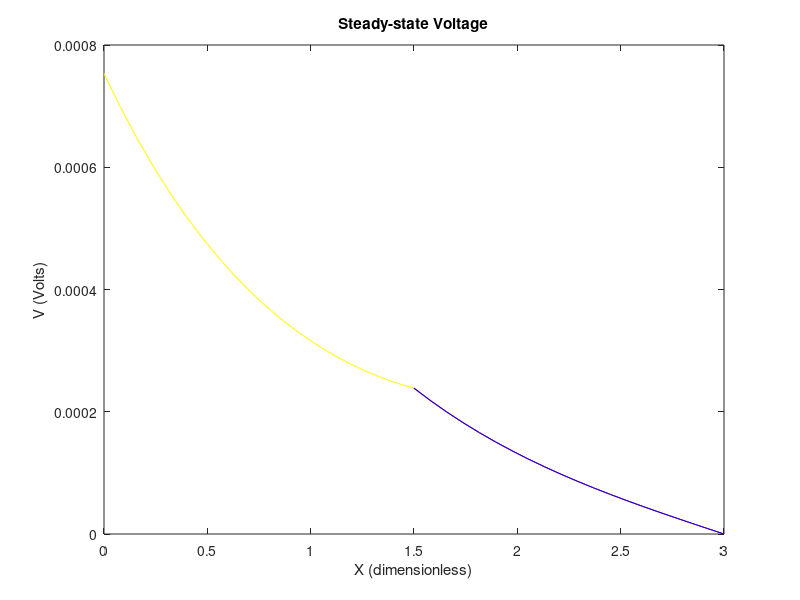

Source code (MATLAB):
clc;
close all;
% mammalian dendrite

% Dimensions of compartments

d1 = 75e-4; 			% cm
d21 = 30e-4; 			% cm
d22 = 15e-4; 			% cm
%d21 = 47.2470e-4;       % E9 cm
%d22 = d21;               % E9 cm

l1 = 1.5;			% dimensionless
l21 = 3.0;			% dimensionless
l22 = 3.0;			% dimensionless

% Electrical properties of compartments

Rm = 6e3;			% Ohms cm^2
Rc = 90;			% Ohms cm
Rs = 1e6;			% Ohms

c1 = 2*(Rc*Rm)^(1/2)/pi;

rl1 = c1*d1^(-3/2);		% Ohms
rl21 = c1*d21^(-3/2);		% Ohms
rl22 = c1*d22^(-3/2);		% Ohms

% Applied current

iapp = 1e-9; 	% Amps

% Coefficient matrices

A = [1 -1 0 0 0 0;
     0 0 exp(-l21) exp(l21) 0 0;
     0 0 0 0 exp(-l22) exp(l22);
     exp(-l1) exp(l1) -exp(-l1) -exp(l1) 0 0;
     0 0 exp(-l1) exp(l1) -exp(-l1) -exp(l1);
     -exp(-l1) exp(l1) rl1*exp(-l1)/rl21 -rl1*exp(l1)/rl21 rl1*exp(-l1)/rl22 -rl1*exp(l1)/rl22]; %Changed the sign of the index of exponential term in 6x6 element 

b = [rl1*iapp 0 0 0 0 0]';
x = A\b;
X = x*10^5

y1 = linspace(0,l1,20);
y21 = linspace(l1,l21,20);
y22 = linspace(l1,l22,20);
v1 = x(1)*exp(-y1)+x(2)*exp(y1);
v21 = x(3)*exp(-y21)+x(4)*exp(y21);
v22 = x(5)*exp(-y22)+x(6)*exp(y22);
figure;
plot(y1,v1,'y-',y21,v21,'r-',y22,v22,'b-');
xlabel('X (dimensionless)');
ylabel('V (Volts)');
title('Steady-state Voltage');


